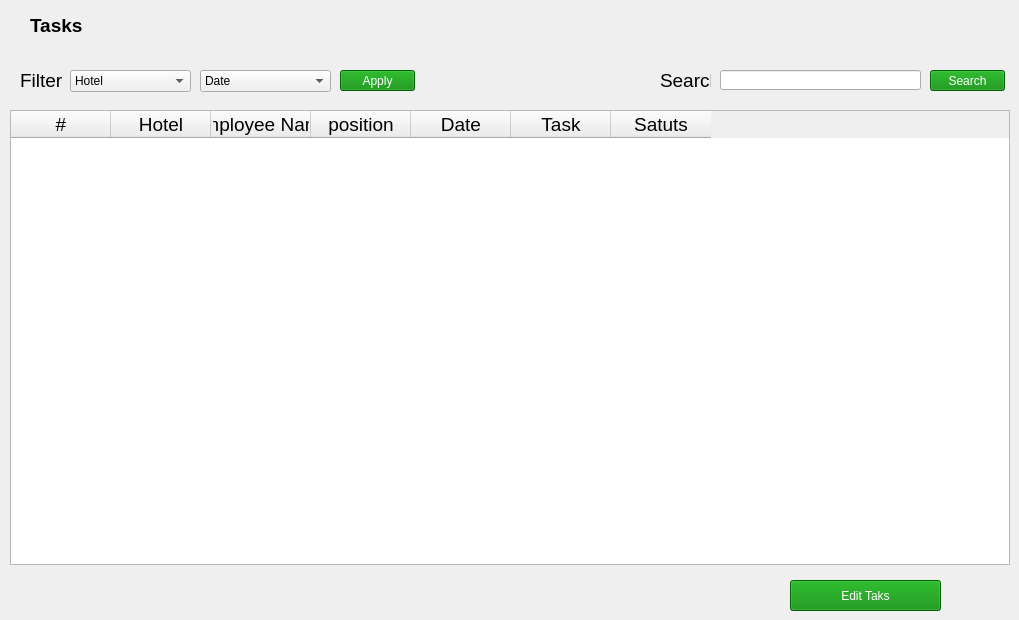
        <widget class="QWidget" name="tab_18">
         <attribute name="title">
          <string>Housekeeping Tasks</string>
         </attribute>
         <widget class="QComboBox" name="comboBox_18">
          <property name="geometry">
           <rect>
            <x>200</x>
            <y>70</y>
            <width>131</width>
            <height>22</height>
           </rect>
          </property>
          <item>
           <property name="text">
            <string>Date</string>
           </property>
          </item>
         </widget>
         <widget class="QComboBox" name="comboBox_2">
          <property name="geometry">
           <rect>
            <x>70</x>
            <y>70</y>
            <width>121</width>
            <height>22</height>
           </rect>
          </property>
          <item>
           <property name="text">
            <string>Hotel</string>
           </property>
          </item>
         </widget>
         <widget class="QLabel" name="label_46">
          <property name="geometry">
           <rect>
            <x>660</x>
            <y>70</y>
            <width>51</width>
            <height>21</height>
           </rect>
          </property>
          <property name="font">
           <font>
            <family>Segoe UI</family>
            <pointsize>14</pointsize>
            <weight>9</weight>
            <italic>false</italic>
            <bold>false</bold>
           </font>
          </property>
          <property name="text">
           <string>Search</string>
          </property>
         </widget>
         <widget class="QPushButton" name="pushButton_70">
          <property name="geometry">
           <rect>
            <x>930</x>
            <y>70</y>
            <width>75</width>
            <height>21</height>
           </rect>
          </property>
          <property name="styleSheet">
           <string notr="true">QPushButton {
	
	font: 75 10pt &quot;Segoe UI&quot;;
	
	background-color: rgb(0, 136, 0);
	color: rgb(255, 255, 255);
 }

QPushButton::hover
{

	
	background-color: rgb(0, 255, 0);
}</string>
          </property>
          <property name="text">
           <string>Search</string>
          </property>
         </widget>
         <widget class="QLabel" name="label_47">
          <property name="geometry">
           <rect>
            <x>30</x>
            <y>10</y>
            <width>191</width>
            <height>31</height>
           </rect>
          </property>
          <property name="font">
           <font>
            <family>Segoe UI</family>
            <pointsize>14</pointsize>
            <weight>75</weight>
            <italic>false</italic>
            <bold>true</bold>
           </font>
          </property>
          <property name="styleSheet">
           <string notr="true">QLabel{
font-weight:bold;
}</string>
          </property>
          <property name="text">
           <string>Tasks</string>
          </property>
         </widget>
         <widget class="QLineEdit" name="lineEdit_29">
          <property name="geometry">
           <rect>
            <x>720</x>
            <y>70</y>
            <width>201</width>
            <height>20</height>
           </rect>
          </property>
         </widget>
         <widget class="QPushButton" name="pushButton_71">
          <property name="geometry">
           <rect>
            <x>340</x>
            <y>70</y>
            <width>75</width>
            <height>21</height>
           </rect>
          </property>
          <property name="styleSheet">
           <string notr="true">QPushButton {
	
	font: 75 10pt &quot;Segoe UI&quot;;
	
	background-color: rgb(0, 136, 0);
	color: rgb(255, 255, 255);
 }

QPushButton::hover
{

	
	background-color: rgb(0, 255, 0);
}</string>
          </property>
          <property name="text">
           <string>Apply</string>
          </property>
         </widget>
         <widget class="QTableWidget" name="tableWidget_9">
          <property name="geometry">
           <rect>
            <x>10</x>
            <y>110</y>
            <width>1000</width>
            <height>455</height>
           </rect>
          </property>
          <column>
           <property name="text">
            <string>#</string>
           </property>
           <property name="font">
            <font>
             <family>Segoe UI</family>
             <pointsize>14</pointsize>
            </font>
           </property>
           <property name="textAlignment">
            <set>AlignCenter</set>
           </property>
          </column>
          <column>
           <property name="text">
            <string>Hotel</string>
           </property>
           <property name="font">
            <font>
             <family>Segoe UI</family>
             <pointsize>14</pointsize>
            </font>
           </property>
           <property name="textAlignment">
            <set>AlignCenter</set>
           </property>
          </column>
          <column>
           <property name="text">
            <string>Employee Name</string>
           </property>
           <property name="font">
            <font>
             <family>Segoe UI</family>
             <pointsize>14</pointsize>
            </font>
           </property>
           <property name="textAlignment">
            <set>AlignCenter</set>
           </property>
          </column>
          <column>
           <property name="text">
            <string>position</string>
           </property>
           <property name="font">
            <font>
             <family>Segoe UI</family>
             <pointsize>14</pointsize>
            </font>
           </property>
           <property name="textAlignment">
            <set>AlignCenter</set>
           </property>
          </column>
          <column>
           <property name="text">
            <string>Date</string>
           </property>
           <property name="font">
            <font>
             <family>Segoe UI</family>
             <pointsize>14</pointsize>
            </font>
           </property>
           <property name="textAlignment">
            <set>AlignCenter</set>
           </property>
          </column>
          <column>
           <property name="text">
            <string>Task</string>
           </property>
           <property name="font">
            <font>
             <family>Segoe UI</family>
             <pointsize>14</pointsize>
            </font>
           </property>
           <property name="textAlignment">
            <set>AlignCenter</set>
           </property>
          </column>
          <column>
           <property name="text">
            <string>Satuts</string>
           </property>
           <property name="font">
            <font>
             <family>Segoe UI</family>
             <pointsize>14</pointsize>
            </font>
           </property>
           <property name="textAlignment">
            <set>AlignCenter</set>
           </property>
          </column>
         </widget>
         <widget class="QPushButton" name="pushButton_27">
          <property name="geometry">
           <rect>
            <x>790</x>
            <y>580</y>
            <width>151</width>
            <height>31</height>
           </rect>
          </property>
          <property name="styleSheet">
           <string notr="true">QPushButton {
	
	font: 75 16pt &quot;Segoe UI&quot;;
	
	background-color: rgb(0, 136, 0);
	color: rgb(255, 255, 255);
 }

QPushButton::hover
{

	
	background-color: rgb(0, 255, 0);
}</string>
          </property>
          <property name="text">
           <string>Edit Taks</string>
          </property>
         </widget>
         <widget class="QLabel" name="label_48">
          <property name="geometry">
           <rect>
            <x>20</x>
            <y>70</y>
            <width>51</width>
            <height>21</height>
           </rect>
          </property>
          <property name="font">
           <font>
            <family>Segoe UI</family>
            <pointsize>14</pointsize>
            <weight>9</weight>
            <italic>false</italic>
            <bold>false</bold>
           </font>
          </property>
          <property name="text">
           <string>Filter</string>
          </property>
         </widget>
        </widget>
